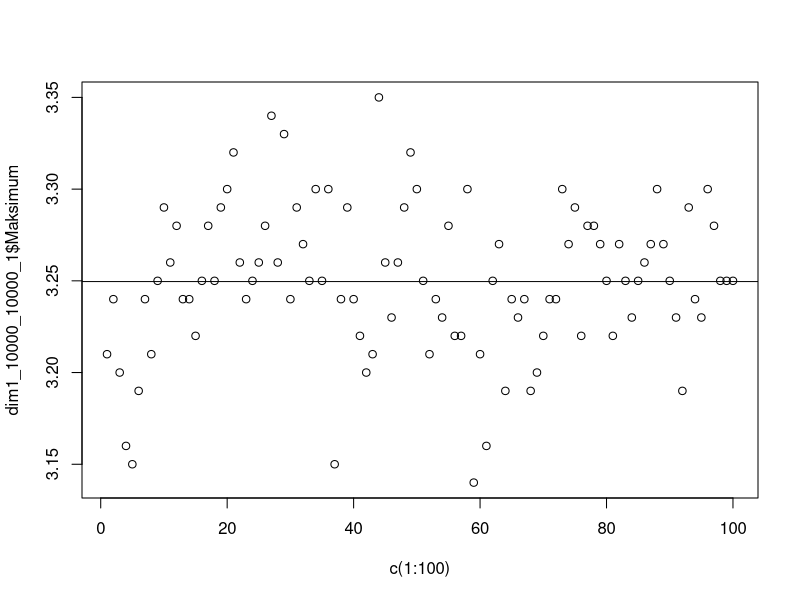
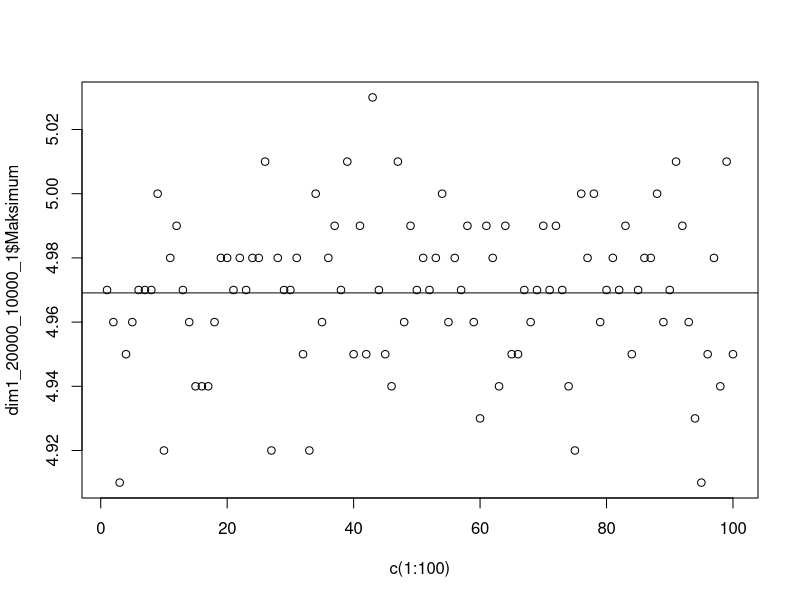
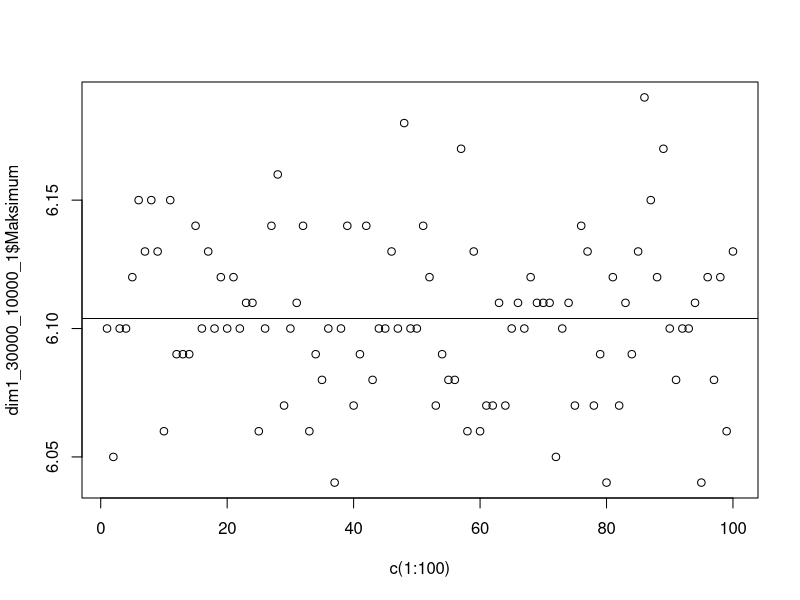
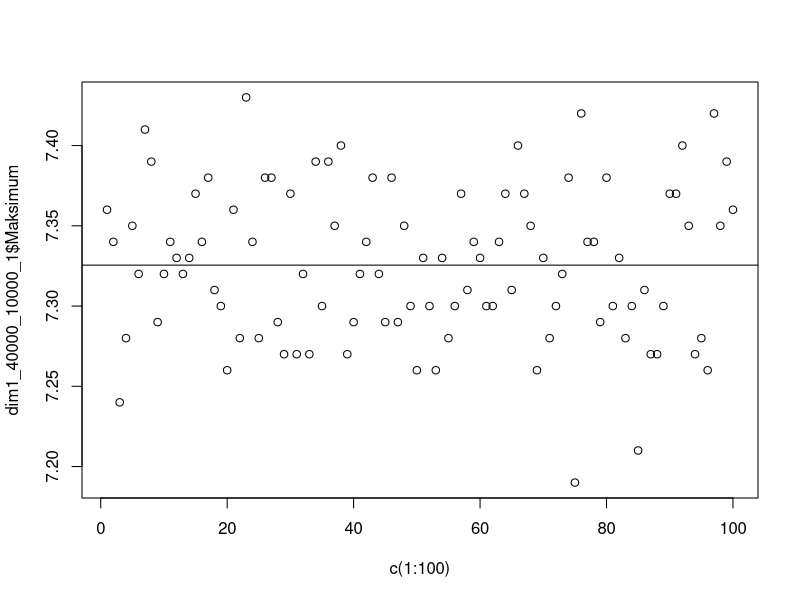
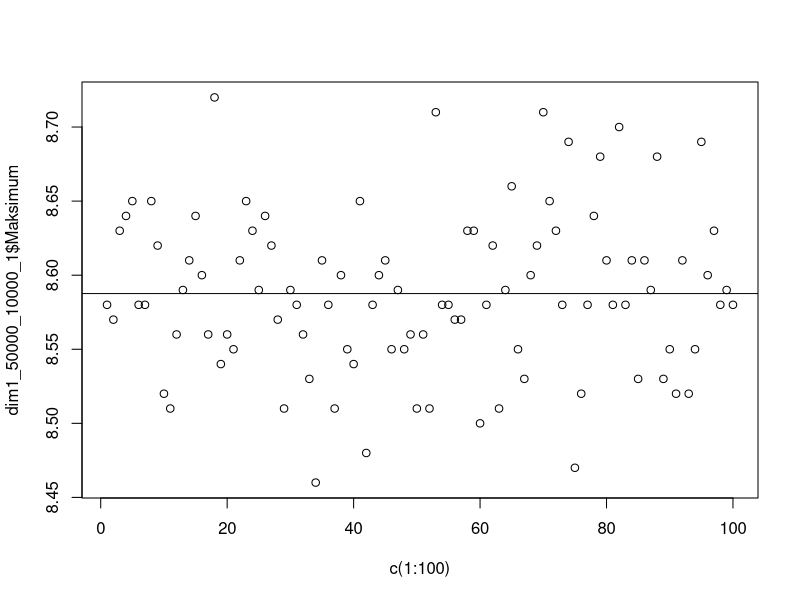
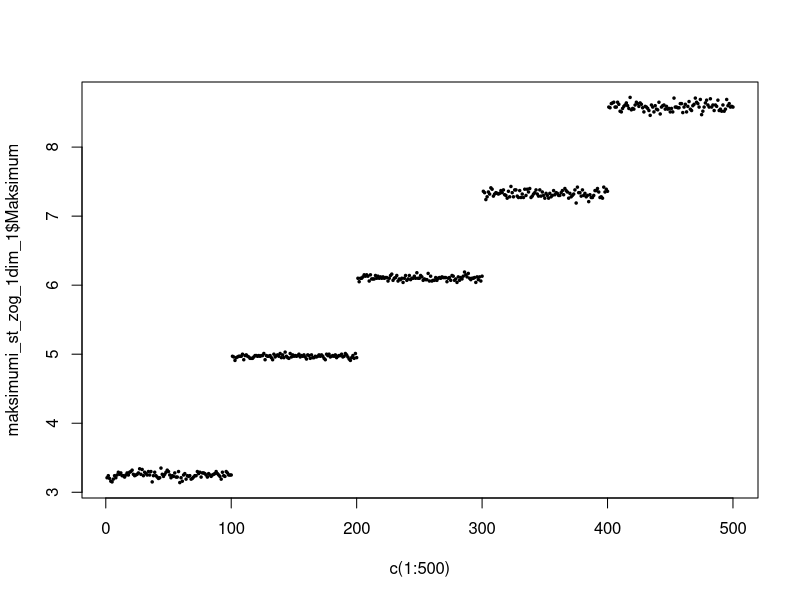
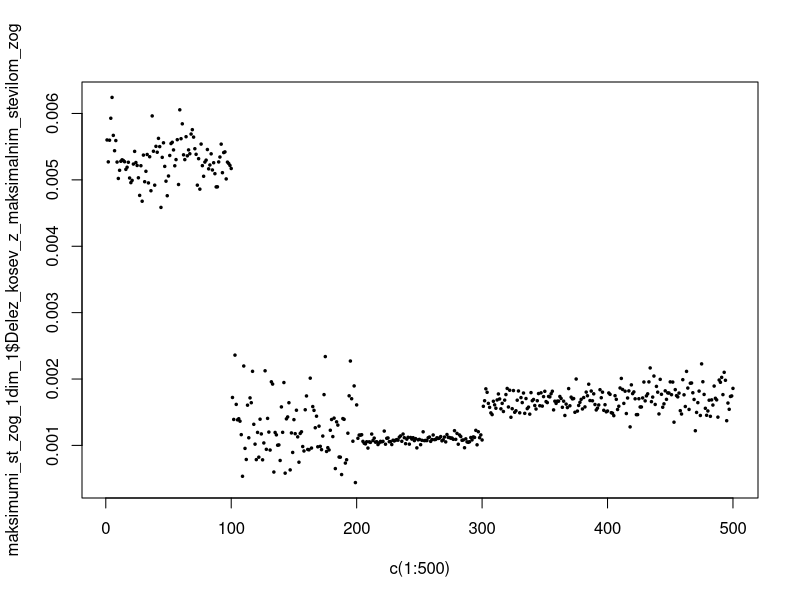
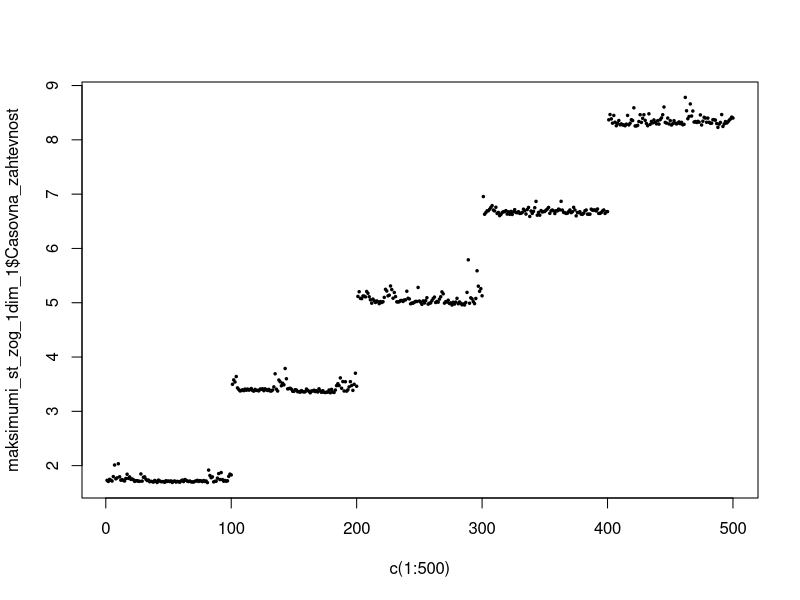

Reproduce these figures in R, in order.
library(tidyverse)
#uvoz podatkov za nk zog in n kosev
poskusi <- 1:100
dim1_10000_10000_1 <- read.csv("podatki/maksimalno_stevilo_zogic_100_100_10000_10000_1_1.csv")
dim1_20000_10000_1 <- read.csv("podatki/maksimalno_stevilo_zogic_100_100_20000_10000_1_1.csv")
dim1_30000_10000_1 <- read.csv("podatki/maksimalno_stevilo_zogic_100_100_30000_10000_1_1.csv")
dim1_40000_10000_1 <- read.csv("podatki/maksimalno_stevilo_zogic_100_100_40000_10000_1_1.csv")
dim1_50000_10000_1 <- read.csv("podatki/maksimalno_stevilo_zogic_100_100_50000_10000_1_1.csv")
#dim1_60000_10000_1 <- read.csv("maksimalno_stevilo_zogic_100_100_60000_10000_1_1.csv")

plot(x=c(1:100), dim1_10000_10000_1$Maksimum)
abline(h=mean(dim1_10000_10000_1$Maksimum))
plot(x=c(1:100), dim1_20000_10000_1$Maksimum)
abline(h=mean(dim1_20000_10000_1$Maksimum))
plot(x=c(1:100), dim1_30000_10000_1$Maksimum)
abline(h=mean(dim1_30000_10000_1$Maksimum))
plot(x=c(1:100), dim1_40000_10000_1$Maksimum)
abline(h=mean(dim1_40000_10000_1$Maksimum))
plot(x=c(1:100), dim1_50000_10000_1$Maksimum)
abline(h=mean(dim1_50000_10000_1$Maksimum))

maksimumi_st_zog_1dim_1 <- dplyr::bind_rows(dim1_10000_10000_1, dim1_20000_10000_1)
maksimumi_st_zog_1dim_1 <- dplyr::bind_rows(maksimumi_st_zog_1dim_1, dim1_30000_10000_1)
maksimumi_st_zog_1dim_1 <- dplyr::bind_rows(maksimumi_st_zog_1dim_1, dim1_40000_10000_1)
maksimumi_st_zog_1dim_1 <- dplyr::bind_rows(maksimumi_st_zog_1dim_1, dim1_50000_10000_1)
#maksimumi_st_zog_1dim_1 <- dplyr::bind_rows(maksimumi_st_zog_1dim_1, dim1_60000_10000_1)

plot(x=c(1:500), maksimumi_st_zog_1dim_1$Maksimum, type="p", pch=20, cex=0.5)
plot(x=c(1:500), maksimumi_st_zog_1dim_1$Delez_kosev_z_maksimalnim_stevilom_zog, type="p", pch=20, cex=0.5)
plot(x=c(1:500), maksimumi_st_zog_1dim_1$Casovna_zahtevnost, type="p", pch=20, cex=0.5)


#uvoz podatkov za n zog, n kosev in k razdalje
dim1_10000_10000_2 <- read.csv("podatki/maksimalno_stevilo_zogic_100_100_10000_10000_2_1.csv")
dim1_10000_10000_3 <- read.csv("podatki/maksimalno_stevilo_zogic_100_100_10000_10000_3_1.csv")
dim1_10000_10000_4 <- read.csv("podatki/maksimalno_stevilo_zogic_100_100_10000_10000_4_1.csv")
dim1_10000_10000_5 <- read.csv("podatki/maksimalno_stevilo_zogic_100_100_10000_10000_5_1.csv")
dim1_10000_10000_6 <- read.csv("podatki/maksimalno_stevilo_zogic_100_100_10000_10000_6_1.csv")

plot(x=c(1:100), dim1_10000_10000_1$Maksimum)
abline(h=mean(dim1_10000_10000_1$Maksimum))
plot(x=c(1:100), dim1_10000_10000_2$Maksimum)
abline(h=mean(dim1_10000_10000_2$Maksimum))
plot(x=c(1:100), dim1_10000_10000_3$Maksimum)
abline(h=mean(dim1_10000_10000_3$Maksimum))
plot(x=c(1:100), dim1_10000_10000_4$Maksimum)
abline(h=mean(dim1_10000_10000_4$Maksimum))
plot(x=c(1:100), dim1_10000_10000_5$Maksimum)
abline(h=mean(dim1_10000_10000_5$Maksimum))

maksimumi_st_zog_1dim_k <- dplyr::bind_rows(dim1_10000_10000_1, dim1_10000_10000_2)
maksimumi_st_zog_1dim_k <- dplyr::bind_rows(maksimumi_st_zog_1dim_k, dim1_10000_10000_3)
maksimumi_st_zog_1dim_k <- dplyr::bind_rows(maksimumi_st_zog_1dim_k, dim1_10000_10000_4)
maksimumi_st_zog_1dim_k <- dplyr::bind_rows(maksimumi_st_zog_1dim_k, dim1_10000_10000_5)
#maksimumi_st_zog_1dim_1 <- dplyr::bind_rows(maksimumi_st_zog_1dim_1, dim1_60000_10000_1)

plot(x=c(1:500), maksimumi_st_zog_1dim_k$Maksimum, type="p", pch=20, cex=0.5)
plot(x=c(1:500), maksimumi_st_zog_1dim_k$Delez_kosev_z_maksimalnim_stevilom_zog, type="p", pch=20, cex=0.5)
plot(x=c(1:500), maksimumi_st_zog_1dim_k$Casovna_zahtevnost, type="p", pch=20, cex=0.5)
